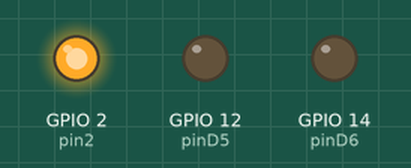
Recording of a program running on a simulated ESP8266 board running MicroPython. Shown: output pins drawn as LEDs (lit = HIGH). At 0.0 s the program stops and its outputs stay as they are.

Above: at 0.1 s.
Timing chart, 0 to 1.5 s (numbered marks = the images above):
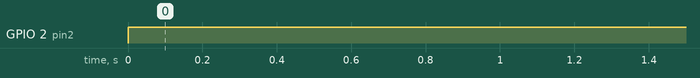

Measured:
- by itself, GPIO 2 (pin2): LOW → HIGH at 0.00 s

The program:

filipe_test.py
```python
import machine
#built in blue led, low active
pin2 = machine.Pin(2, machine.Pin.OUT)
# actually, is off
#on state
pin2.on()
pin2.off()
#off state
pin2.on()

# D5 port
pinD5 = machine.Pin(12, machine.Pin.OUT)

# D6 port
pinD6 = machine.Pin(14, machine.Pin.OUT)
```
